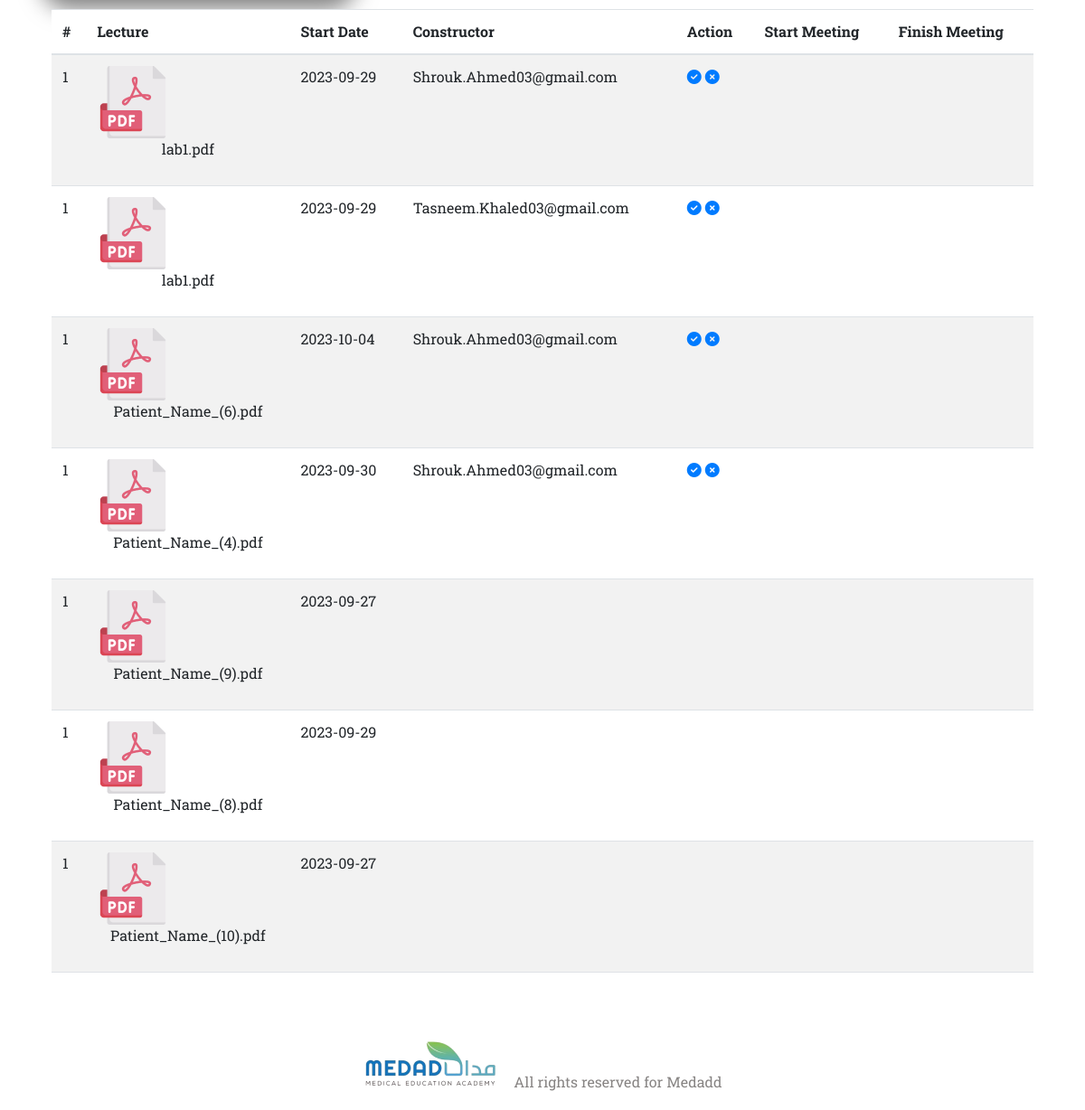
/profile (signed in, lower part), run on an earlier commit of the app's database.
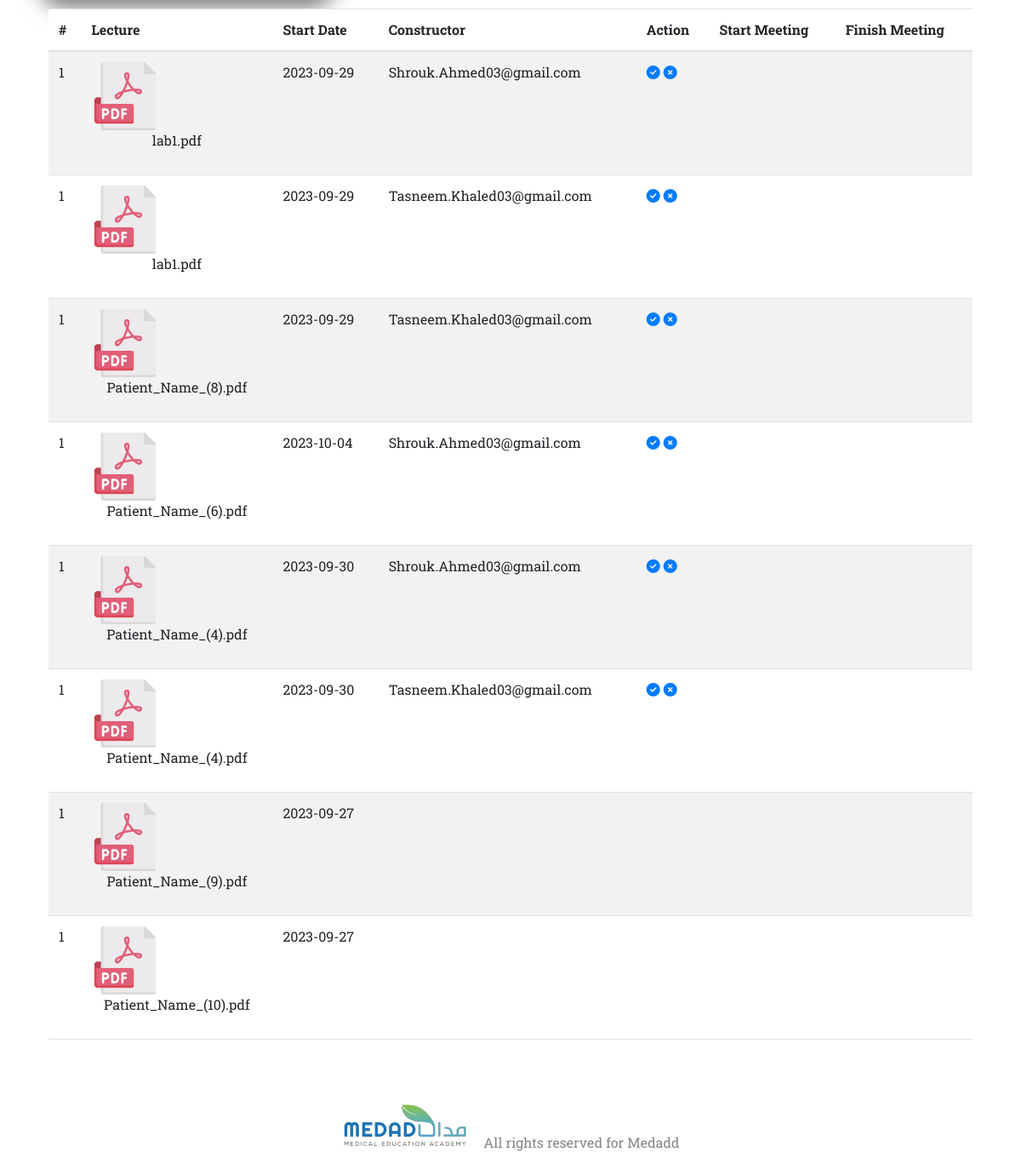
And on a later commit of the database.
### tables this page shows
CREATE TABLE 'st-tch-ls'(
    studentID INT,
    teacherID INT,
    lessonID INT,
    PRIMARY KEY (studentID, teacherID, lessonID),
    FOREIGN KEY (studentID) REFERENCES students(id),
    FOREIGN KEY (teacherID) REFERENCES teachers(id),
    FOREIGN KEY (lessonID) REFERENCES lessons(id)    
);

CREATE TABLE "lessons"
                            (id INTEGER PRIMARY KEY AUTOINCREMENT, studentID INTEGER, teacherID INTEGER, lessonLOC TEXT, state INTEGER, date TEXT, URL TEXT coursType TEXT, roomName char(20));

CREATE TABLE "teachers"
                (id INTEGER PRIMARY KEY AUTOINCREMENT, 
                email TEXT, 
                username TEXT, 
                password TEXT, 
                phone TEXT, 
                validation TEXT, 
                Type_ TEXT DEFAULT 'teachers', 
                coursType TEXT);

### app.py (the view, shortened to what this page needs)
@app.route("/profile")
def _profile_(state = ["","",""]):
    if (session['user'] != None) :
        if session['user'][6] == 'students':
            acceptedLessons,notAcceptedLessons = DB.getStudentLessons(session['user'][0])
            print(acceptedLessons)
            print(notAcceptedLessons)#TODO send acceptedLessons and notAcceptedLessons to front
            acceptedLessonsData = []
            for course in acceptedLessons :
                courseName = course['lessonLOC'].split('/')[-1]
                acceptedLessonsData.append({'courseName':courseName,'id':course['lessonID'],'location':course['lessonLOC'],'date':course['date'],'teacherID':course['teacherID'],'constructor':course['teacherEmail'],'statue':course['state'],'meeting':False})
            acceptedLessonsData = sorted(acceptedLessonsData, key=lambda d: d['courseName'], reverse=True)
            notAcceptedLessonsData = []
            for course in notAcceptedLessons :
                courseName = course['lessonLOC'].split('/')[-1]
                notAcceptedLessonsData.append({'courseName':courseName,'id':course['lessonID'],'location':course['lessonLOC'],'date':course['date'],'teacherID':course['teacherID'],'constructor':'','statue':course['state'],'meeting':False})
            notAcceptedLessonsData = sorted(notAcceptedLessonsData, key=lambda d: d['courseName'], reverse=True)
            return render_template('profile.html',state = state, result = session['user'], myAcceptedLessons = acceptedLessonsData, myNotAcceptedLessons = notAcceptedLessonsData  )
    else :
        return render_template('sign-in.html',state = "")

### app.py (called while the page is built)
@app.before_request
def setDefaultValue():
    if 'user' not in session:
        session['user'] = None

### templates/profile.html (shortened to what this page needs)
<!DOCTYPE html>
<html lang="en">
<head>
    <link rel="stylesheet" href="https://cdn.jsdelivr.net/npm/bootstrap@5.3.0-alpha1/dist/css/bootstrap.min.css" />
    <link href="//maxcdn.bootstrapcdn.com/bootstrap/4.1.1/css/bootstrap.min.css" rel="stylesheet" id="bootstrap-css">
    <link href="https://unpkg.com/boxicons@2.1.4/css/boxicons.min.css" rel="stylesheet" />
    <link rel="stylesheet"
        href="https://cdn.jsdelivr.net/npm/@fortawesome/fontawesome-free@6.2.1/css/fontawesome.min.css"
>
    <link rel="stylesheet" href="https://cdnjs.cloudflare.com/ajax/libs/font-awesome/6.4.0/css/all.min.css" />
    <link rel="stylesheet" href="static/css/inner.en.css" />
</head>
<body class="en">
    <main>
        <div class="profile-page p-t-12">
            <div class="container">
                <div class="row">
                    <div class="col-xl-4">
                    </div>
                    <div class="col-xl-8">
                    </div>
                    <div class="col-xl-12">
                        <div class="container-xl">
                            <div class="table-responsive">
                                <div class="table-wrapper">
                                    <table class="table table-striped table-hover">
                                        <thead>
                                            <tr>
                                                <th>#</th>
                                                <th>Lecture</th>
                                                <th>Start Date</th>
                                                <th>Constructor</th>
                                                <th>Action</th>
                                                <th>Start Meeting</th>
                                                <th>Finish Meeting</th>
                                            </tr>
                                        </thead>
                                        <tbody>
                                            {% for item in myAcceptedLessons %}
                                            <form id='{{item["id"]}}'>
                                                <tr>
                                                    <td>1</td>
                                                    <td><a><img src="../static/images/pdf.png">
                                                            <p class="text-center">{{item['courseName']}}</p>
                                                        </a>
                                                    </td>
                                                    <td>{{item['date']}}</td>
                                                    <td>{{item['constructor']}}</td>
                                                    <td>
                                                        <a href="" class="settings" title="accept"
                                                            data-toggle="tooltip">
                                                            <i class="fa fa-check-circle"
                                                            onclick="acceptRequest(event,
                                                            ['{{item["id"]}}','{{item["teacherID"]}}',
                                                            true],'/lesson_accept_student')"
                                                                >
                                                            </i>
                                                        </a>
                                                        <a href="" class="delete" title="Delete"
                                                            data-toggle="tooltip">
                                                            <i class="fa fa-times-circle"
                                                            onclick="acceptRequest(event,
                                                            ['{{item["id"]}}','{{item["teacherID"]}}',
                                                            false],'/lesson_accept_student')"
                                                                >
                                                            </i>
                                                        </a>
                                                    </td>
                                                    <td>
                                                    </td>
                                                    <td>
                                                    </td>
                                                </tr>
                                            </form>
                                            {% endfor %}
                                            {% for item in myNotAcceptedLessons %}
                                            <form id='{{item["id"]}}'>
                                                <tr>
                                                    <td>1</td>
                                                    <td><a><img src="../static/images/pdf.png">
                                                            <p class="text-center">{{item['courseName']}}</p>
                                                        </a>
                                                    </td>
                                                    <td>{{item['date']}}</td>
                                                    <td>{{item['constructor']}}</td>
                                                    <td>
                                                    </td>
                                                    <td>
                                                    </td>
                                                    <td>
                                                    </td>
                                                </tr>
                                            </form>
                                            {% endfor %}
                                        </tbody>
                                    </table>
                                </div>
                            </div>
                        </div>
                    </div>
                </div>
            </div>
        </div>
    </main>
    <footer class="d-flex justify-content-center align-content-end">
        <a class="navbar-brand" href="#"> <img src="static/images/logo1.png"
                onclick="location.href = getServerUrl() + '/home';" alt=""></a>
        <a class="text-reset rights">All rights reserved for Medadd </a>
    </footer>
</body>
</html>

What changed in the data, as far as the page shows it:
no longer on this page (row unchanged): lessons: courseName "Patient_Name_(8).pdf", date "2023-09-29"
added st-tch-ls: courseName "Patient_Name_(8).pdf", date "2023-09-29", constructor "Tasneem.Khaled03@gmail.com"
added st-tch-ls: courseName "Patient_Name_(4).pdf", date "2023-09-30", constructor "Tasneem.Khaled03@gmail.com"
